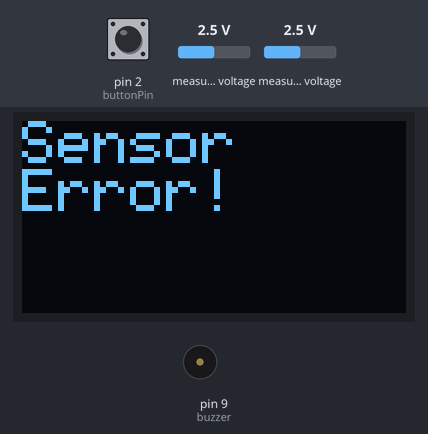
The sketch below on a simulated Arduino Uno, built with avr-gcc and run on an emulated ATmega328P. On the bench: 128×64 one-colour display, buzzer (waves = sounding). Inputs (shaded band) come from the test bench; at power-on: pin 2 (buttonPin) HIGH, measured voltage 2.5 V.

Above: at 1.7 s.
1.8 s: pin 2 (buttonPin) pulled LOW for 0.25 s
At 3.1 s:
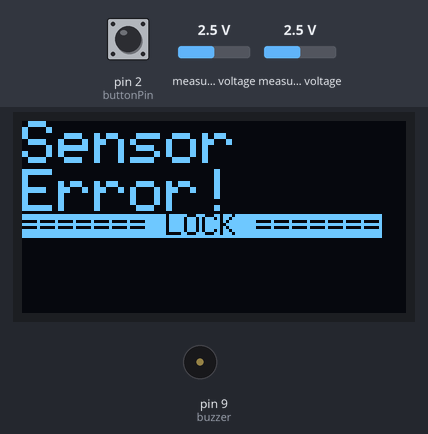
4.0 s: pin 2 (buttonPin) pulled LOW for 3.2 s
At 8.4 s:
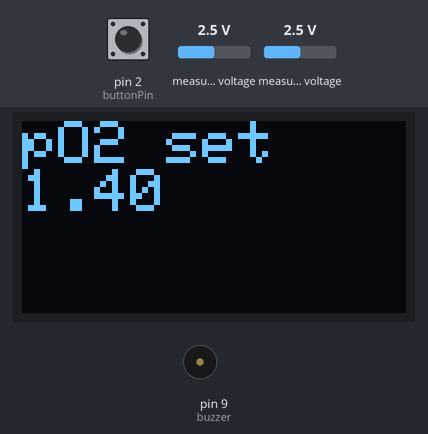
10.2 s: pin 2 (buttonPin) pulled LOW for 1 s
At 11.4 s:
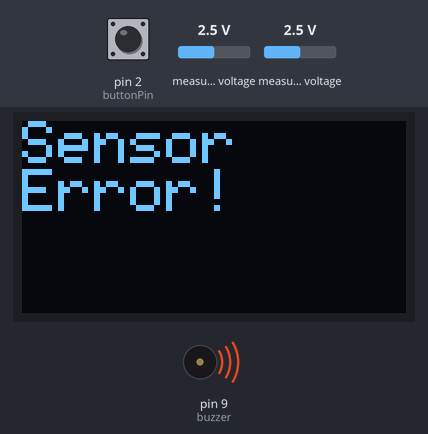
12.9 s: pin 2 (buttonPin) pulsed LOW 5 times (0.12 s each, 0.3 s apart)
At 13.9 s:
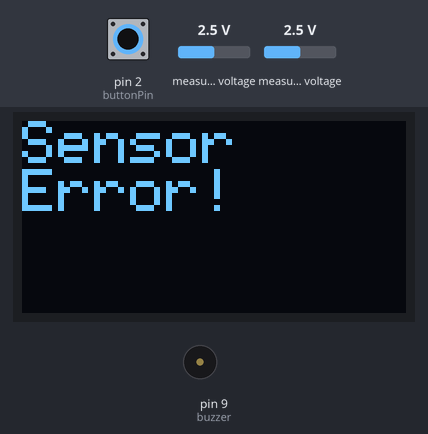
Timing chart, 0 to 16.0 s (numbered marks = the images above; inputs shaded):
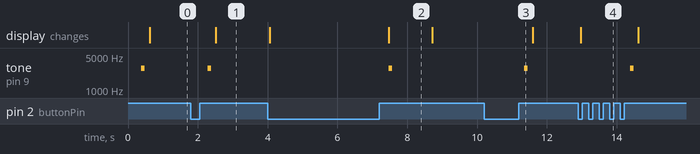

The sketch:

o2_analyzer2.ino
```cpp
// (licence header left out)
#include <SPI.h>
#include <Wire.h>
#include <Adafruit_SSD1306.h>
#include <Adafruit_ADS1015.h>
#include <EEPROM.h>
#include <RunningAverage.h>

#define RA_SIZE 20
RunningAverage RA(RA_SIZE);

Adafruit_ADS1115 ads(0x48);

#define OLED_RESET 4
Adafruit_SSD1306 display(OLED_RESET);

const int buttonPin=2; // push button
const int buzzer = 9; // buzzer
const int ledPin = 13; // led

double calibrationv;
float multiplier;

const int cal_holdTime = 2; // 2 sec button hold to calibration
const int mod_holdTime = 3; // 3 sec hold to po2 mod change
const int max_holdtime = 4; // 4 sec hold to reset max o2 result

long millis_held;    // How long the button was held (milliseconds)
long secs_held;      // How long the button was held (seconds)
long prev_secs_held; // How long the button was held in the previous check
byte previous = HIGH;
unsigned long firstTime; // how long since the button was first pressed
int active = 0;
double result_max = 0;

/*
 Calculate MOD (Maximum Operating Depth)
*/
float max_po1 = 1.30;
const float max_po2 = 1.60;
float cal_mod (float percentage, float ppo2 = 1.4) {
  return 10 * ( (ppo2/(percentage/100)) - 1 );
}

void beep(int x=1) { // make beep for x time
  //digitalWrite(ledPin, HIGH); // led blink disable for battery save
  for(int i=0; i<x; i++) {
      tone(buzzer, 2800, 100);
      delay(200);
  }
  //digitalWrite(ledPin, LOW);
  noTone(buzzer);
}

void read_sensor(int adc=0) {
  int16_t millivolts = 0;
  millivolts = ads.readADC_Differential_0_1();
  RA.addValue(millivolts);
}

void setup(void) {

	//Serial.begin(9600);

  /* power saving stuff for battery power */
  // Disable ADC
  // ADCSRA = 0;
  // Disable the analog comparator by setting the ACD bit
  // (bit 7) of the ACSR register to one.
  // ACSR = B10000000;
  // Disable digital input buffers on all analog input pins
  // DIDR0 = DIDR0 | B00111111;

  display.begin(SSD1306_SWITCHCAPVCC, 0x3C);

  ads.setGain(GAIN_TWO);
  multiplier = 0.0625F;
  ads.begin(); // ads1115 start

  pinMode(buttonPin,INPUT_PULLUP);

  RA.clear();
  for(int cx=0; cx<= RA_SIZE; cx++) {
     read_sensor(0);
  }

  calibrationv = EEPROMReadInt(0);
  if (calibrationv < 100) {
    calibrationv = calibrate(0);
  }

  beep(1);
}

void EEPROMWriteInt(int p_address, int p_value)
     {
     byte lowByte = ((p_value >> 0) & 0xFF);
     byte highByte = ((p_value >> 8) & 0xFF);

     EEPROM.write(p_address, lowByte);
     EEPROM.write(p_address + 1, highByte);
     }

unsigned int EEPROMReadInt(int p_address)
     {
     byte lowByte = EEPROM.read(p_address);
     byte highByte = EEPROM.read(p_address + 1);

     return ((lowByte << 0) & 0xFF) + ((highByte << 8) & 0xFF00);
     }

int calibrate(int x) {

  display.clearDisplay();
  display.setTextColor(WHITE);
  display.setCursor(0,0);
  display.setTextSize(2);
  display.print(F("Calibrate"));
  display.display();

  //RA.clear();
  double result;
  for(int cx=0; cx<= RA_SIZE; cx++) {
    read_sensor(0);
  }
  result = RA.getAverage();
  result = abs(result);
  EEPROMWriteInt(x, result); // write to eeprom

  beep(1);
  delay(1000);
  active = 0;
  return result;
}

void analysing(int x, int cal) {
  double currentmv=0;
  double result;
  double mv = 0.0;

  read_sensor(0);
  currentmv = RA.getAverage();
  currentmv = abs(currentmv);

  result = (currentmv / cal) * 20.9;
  if (result > 99.9) result = 99.9;
  mv = currentmv * multiplier;

  display.clearDisplay();
  display.setTextColor(WHITE);
  display.setCursor(0,0);

  if (mv < 0.02 || result <= 0) {
     display.setTextSize(2);
     display.println(F("Sensor"));
     display.print(F("Error!"));
  } else {
    display.setTextSize(4);
    display.print(result,1);
    display.println(F("%"));

    if (result >= result_max) {
      result_max = result;
    }

    display.setTextSize(1);
    display.setCursor(0,31);
    display.setTextColor(BLACK, WHITE);
    display.print(F("Max "));
    display.print(result_max,1);
    display.print(F("%   "));
    //display.setCursor(75,31);
    display.print(mv,2);
    display.print(F("mv"));

    if (active % 4) {
      display.setCursor(115,29);
      display.setTextColor(WHITE);
      display.print(F("."));
    }

    display.setTextColor(WHITE);
    display.setCursor(0,40);
    display.print(F("pO2 "));
    display.print(max_po1,1);
    display.print(F("/"));
    display.print(max_po2,1);
    display.print(F(" MOD"));

    display.setTextSize(2);
    display.setCursor(0,50);
    display.print(cal_mod(result,max_po1),1);
    display.print(F("/"));
    display.print(cal_mod(result,max_po2),1);
    display.print(F("m "));

    // menu
    if (secs_held < 5 && active > 16) {
      display.setTextSize(2);
      display.setCursor(0,31);
      display.setTextColor(BLACK, WHITE);
      if (secs_held >= cal_holdTime && secs_held < mod_holdTime) {
        display.print(F("   CAL    "));
      }
      if (secs_held >= mod_holdTime && secs_held < max_holdtime) {
        display.print(F("   PO2    "));
      }
      if (secs_held >= max_holdtime && secs_held < 10) {
        display.print(F("   MAX    "));
      }
    }

  }
  display.display();
}

void lock_screen(long pause = 5000) {
  beep(1);
  display.setTextSize(1);
  display.setCursor(0,31);
  display.setTextColor(0xFFFF, 0);
  display.print(F("                "));
  display.setTextColor(BLACK, WHITE);
  display.setCursor(0,31);
  display.print(F("======= LOCK ======="));
  display.display();
  for (int i = 0; i < pause; ++i) {
    while (digitalRead(buttonPin) == HIGH) {
      }
   }
   active = 0;
}

void po2_change() {
  if (max_po1 == 1.3) max_po1 = 1.4;
  else if (max_po1 == 1.4) max_po1 = 1.5;
  else if (max_po1 == 1.5) max_po1 = 1.3;

  display.clearDisplay();
  display.setTextColor(WHITE);
  display.setCursor(0,0);
  display.setTextSize(2);
  display.println(F("pO2 set"));
  display.print(max_po1);
  display.display();
  beep(1);
  delay(1000);
  active = 0;
}

void max_clear() {
  result_max = 0;
  display.clearDisplay();
  display.setTextColor(WHITE);
  display.setCursor(0,0);
  display.setTextSize(2);
  display.println(F("Max result"));
  display.print(F("cleared"));
  display.display();
  beep(1);
  delay(1000);
  active = 0;
}

void loop(void) {

  int current = digitalRead(buttonPin);

  if (current == LOW && previous == HIGH && (millis() - firstTime) > 200) {
    firstTime = millis();
    active = 17;
  }

  millis_held = (millis() - firstTime);
  secs_held = millis_held / 1000;

  if (millis_held > 2) {
    if (current == HIGH && previous == LOW) {
      if (secs_held <= 0) {
        lock_screen();
      }
      if (secs_held >= cal_holdTime && secs_held < mod_holdTime) {
        calibrationv = calibrate(0);
      }
      if (secs_held >= mod_holdTime && secs_held < max_holdtime) {
        po2_change();
      }
      if (secs_held >= max_holdtime && secs_held < 10) {
        max_clear();
      }
    }
  }

  previous = current;
  prev_secs_held = secs_held;

  analysing(0,calibrationv);
  delay(200);

  active++;
}
```

Measured:
- after the input at 1.8 s, tone on pin 9 (buzzer): silent → 2800 Hz after 0.48 s, → silent 0.10 s later; the display: changes after 0.72 s (image 1)
- after the input at 4.0 s, tone on pin 9 (buzzer): silent → 2800 Hz after 3.5 s, → silent 0.10 s later; the display: first changes after 0.07 s (image 2 shows a later state)
- after the input at 10.2 s, tone on pin 9 (buzzer): silent → 2800 Hz after 1.2 s, → silent 0.10 s later
- after the input at 12.9 s, tone on pin 9 (buzzer): silent → 2800 Hz after 1.5 s, → silent 0.10 s later; the display: changes after 0.07 s (image 4)
- what the display in image 2 shows lasts 1.2 s, from 7.5 s to 8.7 s
